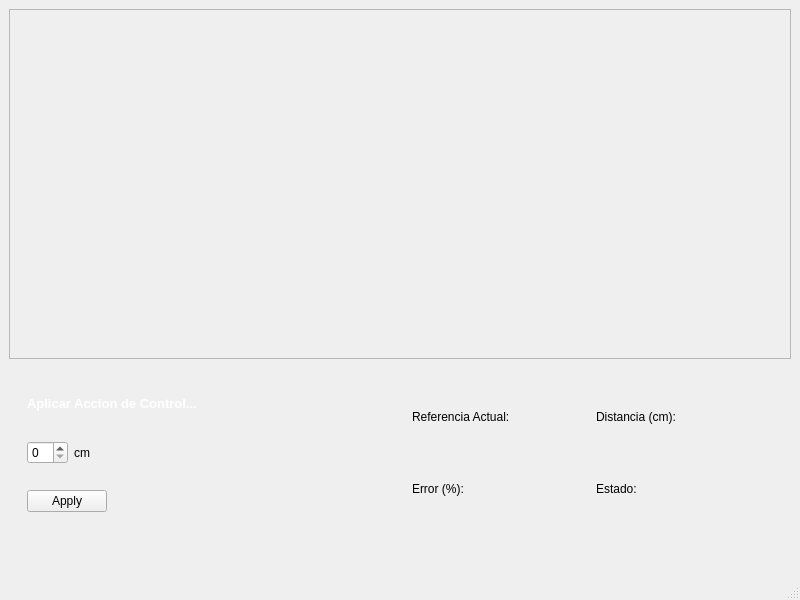
<?xml version="1.0" encoding="UTF-8"?>
<ui version="4.0">
 <class>MainWindow</class>
 <widget class="QMainWindow" name="MainWindow">
  <property name="geometry">
   <rect>
    <x>0</x>
    <y>0</y>
    <width>800</width>
    <height>600</height>
   </rect>
  </property>
  <property name="sizePolicy">
   <sizepolicy hsizetype="Expanding" vsizetype="Expanding">
    <horstretch>0</horstretch>
    <verstretch>0</verstretch>
   </sizepolicy>
  </property>
  <property name="maximumSize">
   <size>
    <width>16777215</width>
    <height>600</height>
   </size>
  </property>
  <property name="windowTitle">
   <string>MainWindow</string>
  </property>
  <widget class="QWidget" name="centralwidget">
   <property name="sizePolicy">
    <sizepolicy hsizetype="Expanding" vsizetype="Expanding">
     <horstretch>0</horstretch>
     <verstretch>0</verstretch>
    </sizepolicy>
   </property>
   <property name="minimumSize">
    <size>
     <width>800</width>
     <height>0</height>
    </size>
   </property>
   <property name="maximumSize">
    <size>
     <width>800</width>
     <height>549</height>
    </size>
   </property>
   <layout class="QVBoxLayout" name="verticalLayout_2">
    <item>
     <layout class="QVBoxLayout" name="verticalLayout" stretch="10,5">
      <property name="sizeConstraint">
       <enum>QLayout::SetMaximumSize</enum>
      </property>
      <item>
       <widget class="QFrame" name="plotFrame">
        <property name="frameShape">
         <enum>QFrame::StyledPanel</enum>
        </property>
        <property name="frameShadow">
         <enum>QFrame::Raised</enum>
        </property>
        <layout class="QVBoxLayout" name="verticalLayout_3">
         <item>
          <layout class="QVBoxLayout" name="plotLayout"/>
         </item>
        </layout>
       </widget>
      </item>
      <item>
       <widget class="QWidget" name="controlsWidget" native="true">
        <layout class="QHBoxLayout" name="horizontalLayout" stretch="5,5">
         <item>
          <widget class="QWidget" name="controller" native="true">
           <layout class="QVBoxLayout" name="verticalLayout_5">
            <item>
             <widget class="QLabel" name="labelHeader">
              <property name="text">
               <string>&lt;html&gt;&lt;head/&gt;&lt;body&gt;&lt;p&gt;&lt;span style=&quot; font-size:10pt; font-weight:600; color:#ffffff;&quot;&gt;Aplicar Accion de Control...&lt;/span&gt;&lt;/p&gt;&lt;/body&gt;&lt;/html&gt;</string>
              </property>
             </widget>
            </item>
            <item>
             <layout class="QHBoxLayout" name="horizontalLayout_5" stretch="0,10">
              <item>
               <widget class="QSpinBox" name="valueBox"/>
              </item>
              <item>
               <widget class="QLabel" name="labelCm">
                <property name="text">
                 <string>cm</string>
                </property>
               </widget>
              </item>
             </layout>
            </item>
            <item>
             <layout class="QHBoxLayout" name="horizontalLayout_4" stretch="0,10">
              <item>
               <widget class="QPushButton" name="applyButton">
                <property name="text">
                 <string>Apply</string>
                </property>
               </widget>
              </item>
              <item>
               <widget class="QLabel" name="labelWarning">
                <property name="text">
                 <string/>
                </property>
               </widget>
              </item>
             </layout>
            </item>
           </layout>
          </widget>
         </item>
         <item>
          <widget class="QWidget" name="info" native="true">
           <layout class="QVBoxLayout" name="verticalLayout_4">
            <item>
             <layout class="QHBoxLayout" name="horizontalLayout_3">
              <item>
               <widget class="QLabel" name="labelRef">
                <property name="text">
                 <string>Referencia Actual:</string>
                </property>
               </widget>
              </item>
              <item>
               <widget class="QLabel" name="labelDist">
                <property name="text">
                 <string>Distancia (cm):</string>
                </property>
               </widget>
              </item>
             </layout>
            </item>
            <item>
             <layout class="QHBoxLayout" name="horizontalLayout_2">
              <item>
               <widget class="QLabel" name="labelErr">
                <property name="text">
                 <string>Error (%): </string>
                </property>
               </widget>
              </item>
              <item>
               <widget class="QLabel" name="labelState">
                <property name="text">
                 <string>Estado: </string>
                </property>
               </widget>
              </item>
             </layout>
            </item>
           </layout>
          </widget>
         </item>
        </layout>
       </widget>
      </item>
     </layout>
    </item>
   </layout>
  </widget>
  <widget class="QMenuBar" name="menubar">
   <property name="geometry">
    <rect>
     <x>0</x>
     <y>0</y>
     <width>800</width>
     <height>26</height>
    </rect>
   </property>
  </widget>
  <widget class="QStatusBar" name="statusbar"/>
 </widget>
 <resources/>
 <connections/>
</ui>
